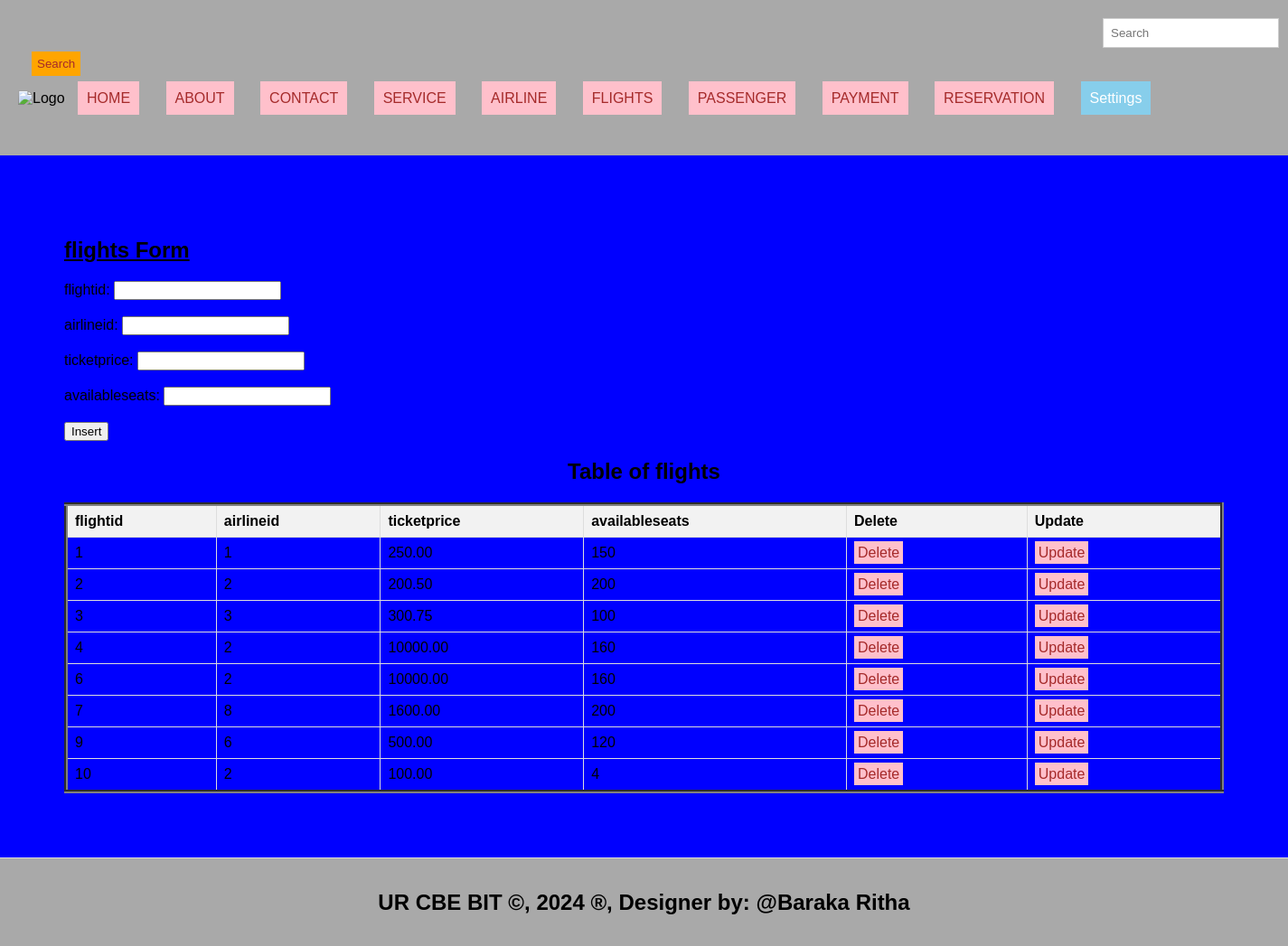
Page /flights.php on the committed database.
### tables this page shows
CREATE TABLE IF NOT EXISTS `flights` (
  `flightid` int(11) NOT NULL AUTO_INCREMENT,
  `airlineid` int(11) DEFAULT NULL,
  `ticketprice` decimal(10,2) NOT NULL,
  `availableseats` int(11) NOT NULL,
  PRIMARY KEY (`flightid`)
);

### flights.php (the view, shortened to what this page needs)
<!DOCTYPE html>
<html lang="en">
<head>
  <link rel="stylesheet" type="text/css" href="style.css" title="style 1" media="screen, tv, projection, handheld, print"/>
  </head>
  <header>
<body bgcolor="blue">
  <form class="d-flex" role="search" action="search.php">
      <input class="form-control me-2" type="search" placeholder="Search" aria-label="Search">
      <button class="btn btn-outline-success" type="submit">Search</button>
    </form>
  <ul style="list-style-type: none; padding: 0;">
    <li style="display: inline; margin-right: 10px;">
    <img src="./Images/arsnl.jpg" width="90" height="60" alt="Logo">
  </li>
    <li style="display: inline; margin-right: 10px;"><a href="./home.html">HOME</a>
  </li>
    <li style="display: inline; margin-right: 10px;"><a href="./about.html">ABOUT</a>
  </li>
    <li style="display: inline; margin-right: 10px;"><a href="./contact.html">CONTACT</a>
  </li>
    <li style="display: inline; margin-right: 10px;"><a href="./Service.html">SERVICE</a>
  </li>
    <li style="display: inline; margin-right: 10px;"><a href="./Airline.php">AIRLINE</a>
  </li>
    <li style="display: inline; margin-right: 10px;"><a href="./Flights.php">FLIGHTS</a>
  </li>
    <li style="display: inline; margin-right: 10px;"><a href="./Passenger.php">PASSENGER</a>
  </li>
    <li style="display: inline; margin-right: 10px;"><a href="./Payment.php">PAYMENT</a>
  </li>
    <li style="display: inline; margin-right: 10px;"><a href="./Reservation.php">RESERVATION</a>
  </li>
    <li class="dropdown" style="display: inline; margin-right: 10px;">
      <a href="#" style="padding: 10px; color: white; background-color: skyblue; text-decoration: none; margin-right: 15px;">Settings</a>
    </li><br><br>
  </ul>
</header>
<section>
    <h1><u> flights Form </u></h1>
    <form method="post">
        <label for="fid">flightid:</label>
        <input type="number" id="fid" name="fid"><br><br>
        <label for="aid">airlineid:</label>
        <input type="number" id="aid" name="aid"><br><br>
        <label for="tp">ticketprice:</label>
        <input type="number" id="tp" name="tp" required><br><br>
        <label for="as">availableseats:</label>
        <input type="number" id="as" name="as" required><br><br>
        <input type="submit" name="add" value="Insert">
      </form>
<!DOCTYPE html>
<html>
<head>
</head>
<body>
    <center><h2>Table of flights</h2></center>
    <table border="4">
        <tr>
            <th>flightid</th>
            <th>airlineid</th>
            <th>ticketprice</th>
            <th>availableseats</th>
            <th>Delete</th>
            <th>Update</th>
        </tr>
        <?php
        $host = "localhost";
        $user = "root";
        $pass = "";
        $database = "flightbooking";
        $connection = new mysqli($host, $user, $pass, $database);
        $sql = "SELECT * FROM flights";
        $result = $connection->query($sql);
        if ($result->num_rows > 0) {
            while ($row = $result->fetch_assoc()) {
                $fid = $row['flightid'];
                echo "<tr>
                    <td>" . $row['flightid'] . "</td>
                    <td>" . $row['airlineid'] . "</td>
                    <td>" . $row['ticketprice'] . "</td>
                    <td>" . $row['availableseats'] . "</td>
                    <td><a style='padding:4px' href='delete_flights.php?flightid=$fid'>Delete</a></td>
                    <td><a style='padding:4px' href='update_flights.php?flightid=$fid'>Update</a></td>
                </tr>";
            }
        } else {
            echo "<tr><td colspan='6'>No data found</td></tr>";
        }
        ?>
    </table>
</body>
    </section>
<footer>
  <center>
    <b><h2>UR CBE BIT &copy, 2024 &reg, Designer by: @Baraka Ritha</h2></b>
  </center>
</footer>
</body>
</html>

### style.css (style rules this page uses)
body { font-family: Arial, sans-serif; margin: 0; padding: 0; }
.form-control { padding: 8px; margin-left: 4px; border: 1px solid #ccc; }
.btn { padding: 6px; background-color: orange; color: brown; border: none; }
.dropdown { position: relative; display: inline; margin-right: 10px; }
body { font-family: Arial,sans-serif; margin:0; padding:0; }
header { background-color:darkgray; padding: 20px; }
.dropdown { position: right; display:right; direction:rtl; }
section { padding:28px; border-bottom: 1px solid #ddd; }
footer { text-align: center; padding: 15px; background-color:darkgray; }

### flights.php (style rules this page uses)
a { padding: 10px; color: white; background-color: pink; text-decoration: none; margin-right: 15px; }
a:link { color: brown; }
button.btn { margin-left: 15px; margin-top: 4px; }
input.form-control { margin-left: 1200px; padding: 8px; }
section { padding:71px; border-bottom: 1px solid #ddd; }
footer { text-align: center; padding: 15px; background-color:darkgray; }
table { width: 100%; border-collapse: collapse; }
th, td { border: 1px solid #ddd; padding: 8px; text-align: left; }
th { background-color: #f2f2f2; }

### rows in the picture
flights: flightid "1", airlineid "1", ticketprice "250.00", availableseats "150"
flights: flightid "2", airlineid "2", ticketprice "200.50", availableseats "200"
flights: flightid "3", airlineid "3", ticketprice "300.75", availableseats "100"
flights: flightid "4", airlineid "2", ticketprice "10000.00", availableseats "160"
flights: flightid "6", airlineid "2", ticketprice "10000.00", availableseats "160"
flights: flightid "7", airlineid "8", ticketprice "1600.00", availableseats "200"
flights: flightid "9", airlineid "6", ticketprice "500.00", availableseats "120"
flights: flightid "10", airlineid "2", ticketprice "100.00", availableseats "4"
